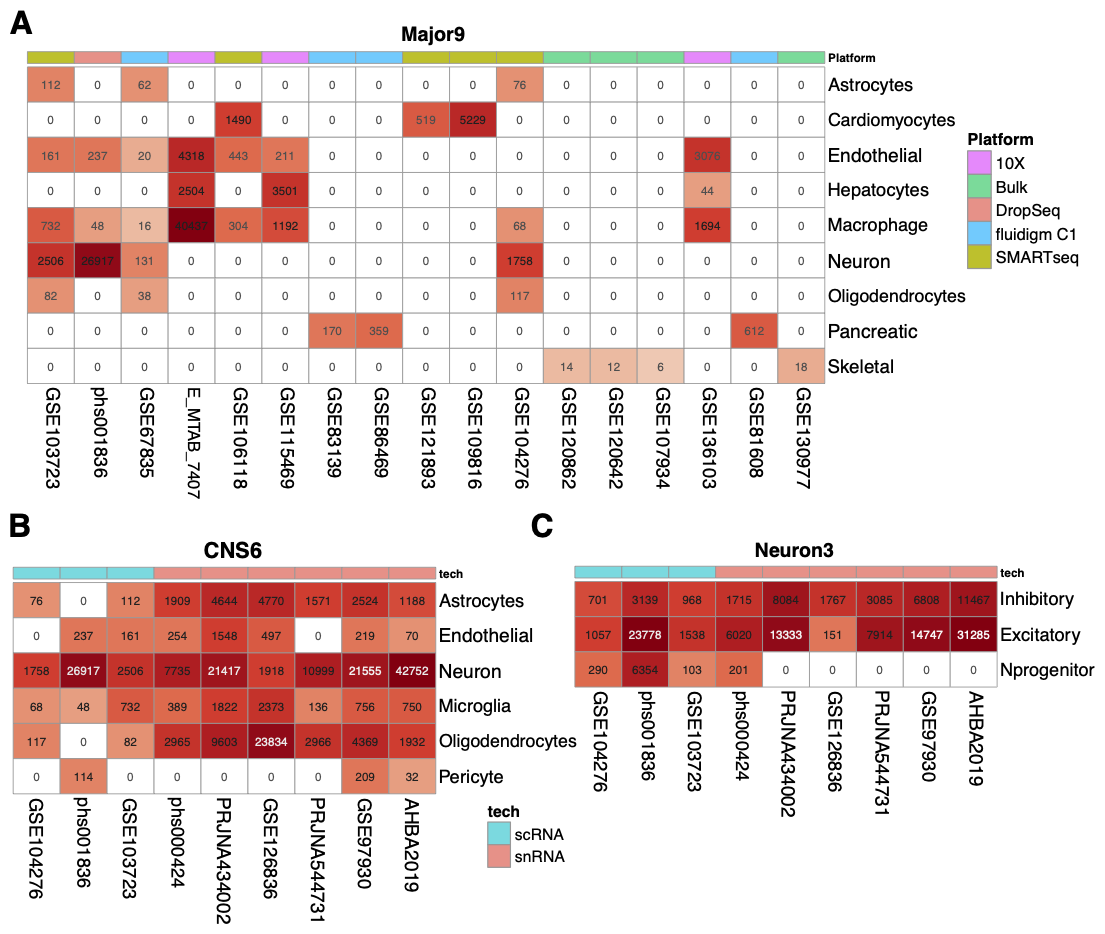

Write R code to recreate this figure.
require(pheatmap)
require(RColorBrewer)

rm(list=ls())
graphics.off()
closeAllConnections()

Dinfo <- readRDS("Fig2.rds")
heatCol <- c("#FFFFFFFF",colorRampPalette(brewer.pal(n = 7, name ="Reds"))(19))


pdf('Fig2.pdf',width=15)
for(one in names(Dinfo)){
	message("===========",one,"================")
	D <- Dinfo[[one]]
	para <- readRDS(paste0("../../profiles/",one,".rds"))$para
	
	pheatmap(D,heatCol,breaks=2^seq(0,ceiling(log2(max(D))),length.out=21),
			 cellwidth=40,cellheight=30,number_format = "%d",
			 main=one,
			 cluster_rows=F,cluster_col=F,legend=F,display_numbers=T,fontsize_number=10,
			 annotation_col=para$tech[colnames(D),,drop=F])
}
dev.off()








